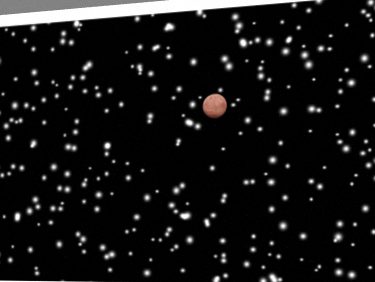
#> input picture group_project/group5/current_photo.png, 375 x 282 px, found by its file name
$ python -i picture_processing.py   (imports and definitions only)
#> lines starting #> are read from the running program, lines starting #| are printed output that depends on the picture
import math
import cv2
from cv_bridge import CvBridge
import os
import numpy as np

# Initialize CvBridge
# [1 line that did not run here, left out]


# [10 lines left out: function find_image_location, not called in this run]


"""
Function that crops a picture to only extract the content of the window/frame
inputs:
- frame
- image name

output: either the picture in array or a string containing the error
"""
# [34 lines left out: function from_frame_to_image_for_ml, not called in this run]


"""
Function to resize the smallest jpg amongst the two

input:
-filename of the first pic
-filename of the second pic
"""
# [37 lines left out: functions resize_png_pictures, resize_png_pictures_manual, not called in this run]

"""
Function to translate a jpg file to a cv2

input:
-FIlename of a jpg

output:
-cv2 image
"""
# [8 lines left out: function from_png_to_cv2, not called in this run]


"""
Function to detect earth and moon and calculate the distances
"""
def calculate_distances_from_panorama(panorama_pic):
#> called with panorama_pic = 'group5/current_photo.png'
    panorama_pic =  cv2.imread("src/group-project-group-5/group_project/group5/"+panorama_pic)
#> panorama_pic is the input picture: shape (282, 375, 3); mean B, G, R 20, 20.1, 20.3
    height_pic, width_pic, _ = panorama_pic.shape
#> height_pic = 282; width_pic = 375
    scaling_factor = 3

    biggest_circles = detect_2_biggest_circle(panorama_pic)

    if biggest_circles:
        biggest_circle_diameters = calculate_cirlcles_diameter(biggest_circles)
        planets_real_diameter = calculate_real_diameter(biggest_circle_diameters)

        #distance from Earth
        distance_to_earth = round(scaling_factor*((planets_real_diameter[0] * height_pic) / biggest_circle_diameters[0]))

        # Distance from Moon
        distance_to_moon = round(scaling_factor * ((planets_real_diameter[1] * height_pic) / biggest_circle_diameters[1]))

        # Distance etween Earth and Moon
        distance_between_earth_and_moon = calculate_distance_between_earth_and_moon(biggest_circles, planets_real_diameter)

        return f"Earth: {distance_to_earth} km \nMoon: {distance_to_moon} km\nDistance: {distance_between_earth_and_moon} km"

    else:
        return ("error, nothing happened")


def detect_2_biggest_circle(panorama_pic):
    # Convert the image to grayscale
    gray = cv2.cvtColor(panorama_pic, cv2.COLOR_BGR2GRAY)

    # Apply Gaussian blur to reduce noise
    blur = cv2.GaussianBlur(gray, (5, 5), 0)
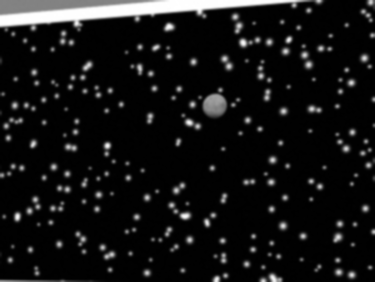
#> blur: shape (282, 375); min 0, max 255, mean 20.1

    # Detect circles using Hough Circle Transform
    circles = cv2.HoughCircles(blur, cv2.HOUGH_GRADIENT, dp=1, minDist=20,
                            param1=50, param2=30, minRadius=10, maxRadius=100)
#> circles = [[213.5, 104.5, 12.1]]

    # If circles are detected
    if circles is not None:
        # Convert the (x, y, r) coordinates to integers
        circles = np.round(circles[0, :]).astype("int")
#> circles = [[214, 104, 12]]

        # Sort circles based on radius in descending order
        circles = sorted(circles, key=lambda x: x[2], reverse=True)

        # Take the first two circles as the biggest ones
        biggest_circles = circles[:2]
#> biggest_circles = [[214, 104, 12]]

        return biggest_circles
    else:
        return None


def calculate_cirlcles_diameter(circles):
        # Initialize a list to store the diameters of the biggest circles
    biggest_circle_diameters = []

        # Loop through each circle
    for circle in circles:
        # Extract the coordinates and radius of the circle
        x, y, radius = circle

        # Calculate the diameter by doubling the radius
        diameter = 2 * radius

        # Append the diameter to the list
        biggest_circle_diameters.append(diameter)
#> this loop made 1 pass
#> (x, y, radius, diameter) on pass 1: (214, 104, 12, 24)
#> after the loop, biggest_circle_diameters = [24]

    return biggest_circle_diameters


def calculate_real_diameter(biggest_circle_diameters):

    earth_real_diameter_km = 12742 #km. real diameter of the earth
    earth_pixel_diameter_px = biggest_circle_diameters[0] #pixel diameter of the earth
#> earth_pixel_diameter_px = 24
#> (the run stopped early here; a loop or call above may not have finished)
